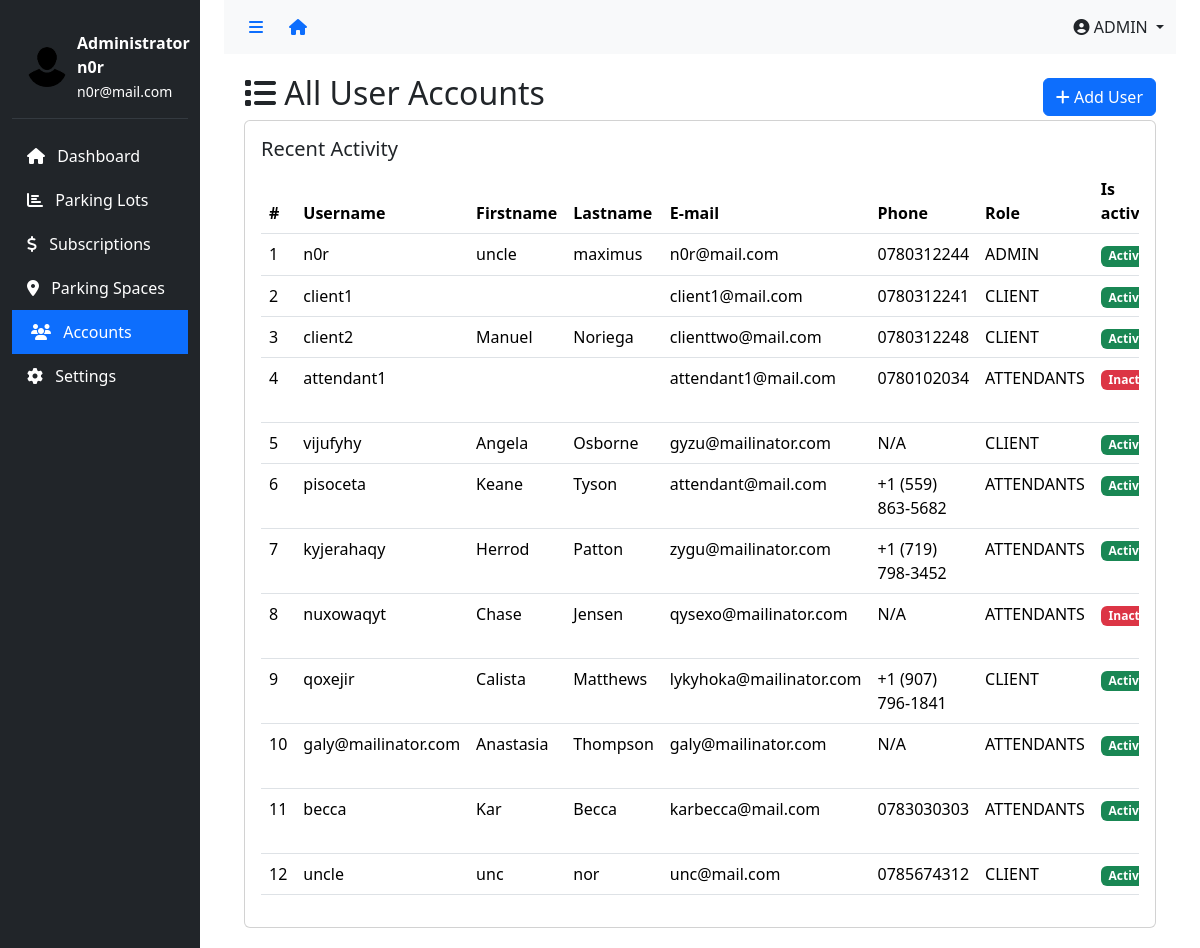
/dashboard/uaccounts (signed in), run on an earlier commit of the app's database.
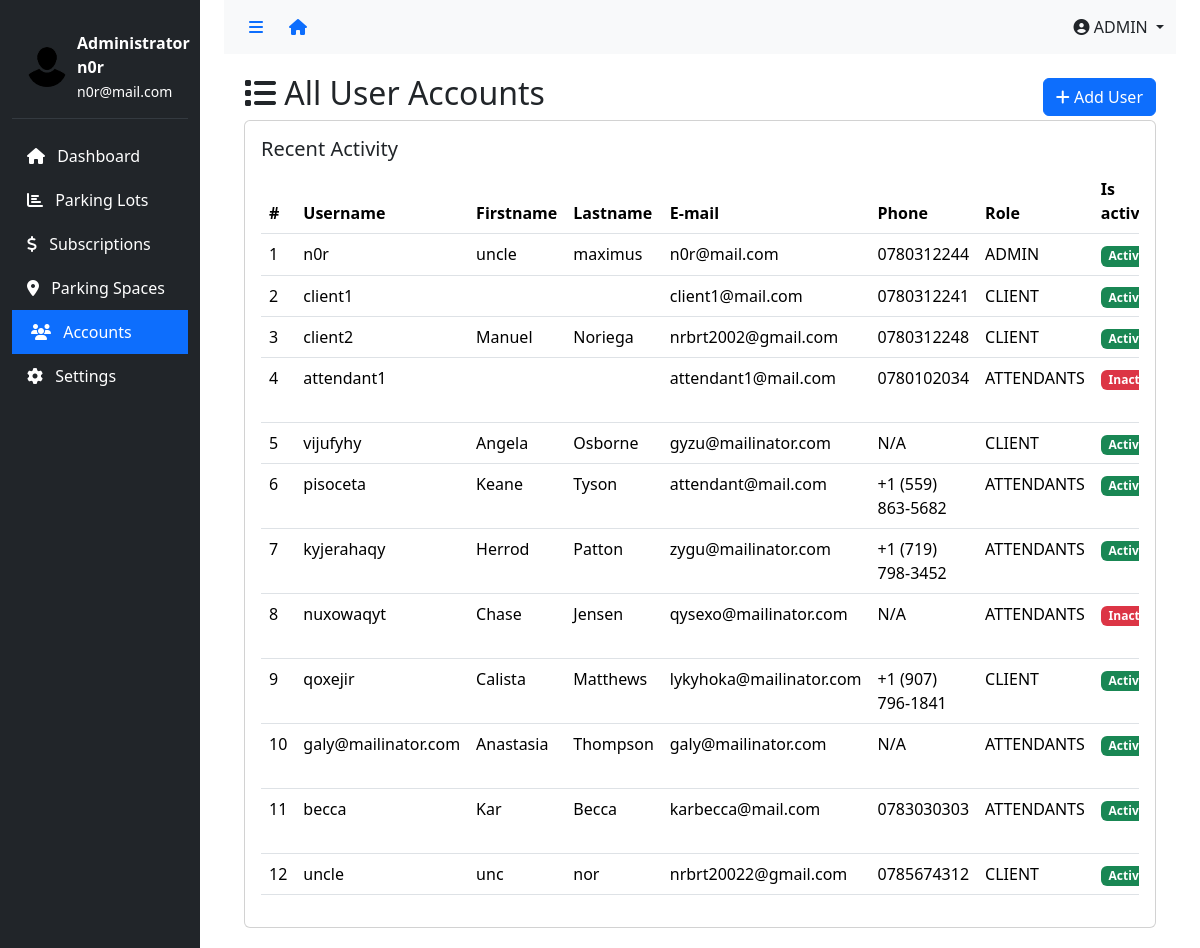
And on a later commit of the database.
### app/models.py (models this page shows, shortened)
class User(AbstractUser):
    class Role(models.TextChoices):
        ATTENDANTS = "ATTENDANTS", "Attendants"
        ADMIN = "ADMIN", "Admin"
        CLIENT = "CLIENT", "Client"
    role = models.CharField(
        max_length=50,
        choices=Role.choices,
        default=Role.CLIENT  # Set default role to CLIENT
    )
    phone_number = models.CharField(
        validators=[phone_regex],
        max_length=10,
        unique=True,
        null=True
    )
    groups = models.ManyToManyField(
        'auth.Group',
        related_name='users',
        blank=True,
        help_text='The groups this user belongs to.'
    )
    user_permissions = models.ManyToManyField(
        'auth.Permission',
        related_name='users',
        blank=True,
        help_text='Specific permissions for this user.'
    )

### app/views.py (the view)
# urls.py: path('dashboard/uaccounts', views.uaccounts, name="uaccounts"),
@login_required
@admin_required
def uaccounts(request):
    users = User.objects.all()
    return render(request, 'dashboard/uaccounts.html', {'users': users, 'active_menu': 'uaccounts'})

### app/templates/app/dashboard/uaccounts.html (shortened to what this page needs)
{% extends 'dashboard/base.html' %}
{% block content %}
<div class="content">
    <div class="d-flex justify-content-between align-items-center">
        <h2><i class="fas fa-list"></i> All User Accounts</h2>
        <a href="{% url 'create_user' %}" class="btn btn-primary"><i class="fas fa-plus"></i> Add User</a>
    </div>
    <div class="card">
        <div class="card-body">
            <h5 class="card-title">Recent Activity</h5>
            <div class="table-responsive">
                <table class="table table-hover" id="activityTable">
                    <thead>
                        <tr>
                            <th>#</th>
                            <th>Username</th>
                            <th>Firstname</th>
                            <th>Lastname</th>
                            <th>E-mail</th>
                            <th>Phone</th>
                            <th>Role</th>
                            <th>Is active</th>
                        </tr>
                    </thead>
                    <tbody>
                        {% for user in users %}
                        <tr>
                            <td>{{ forloop.counter }}</td>
                            <td>{{ user.username }}</td>
                            <td>{{ user.first_name }}</td>
                            <td>{{ user.last_name }}</td>
                            <td>{{ user.email }}</td>
                            <td>{{ user.phone_number|default:"N/A" }}</td>
                            <td>{{ user.role|default:"N/A" }}</td>
                            <td>
                                {% if user.is_active %}
                                <span class="badge bg-success">Active</span>
                                {% else %}
                                <span class="badge bg-danger">Inactive</span>
                                {% endif %}
                            </td>
                        </tr>
                        {% empty %}
                        <tr>
                            <td colspan="9" class="text-center">No users found</td>
                        </tr>
                        {% endfor %}
                    </tbody>
                </table>
            </div>
        </div>
    </div>
</div>
</div>
</div>
{% endblock %}

What changed in the data, as far as the page shows it:
changed User "client2": email "clienttwo@mail.com" → "nrbrt2002@gmail.com"
changed User "unc": email "unc@mail.com" → "nrbrt20022@gmail.com"
